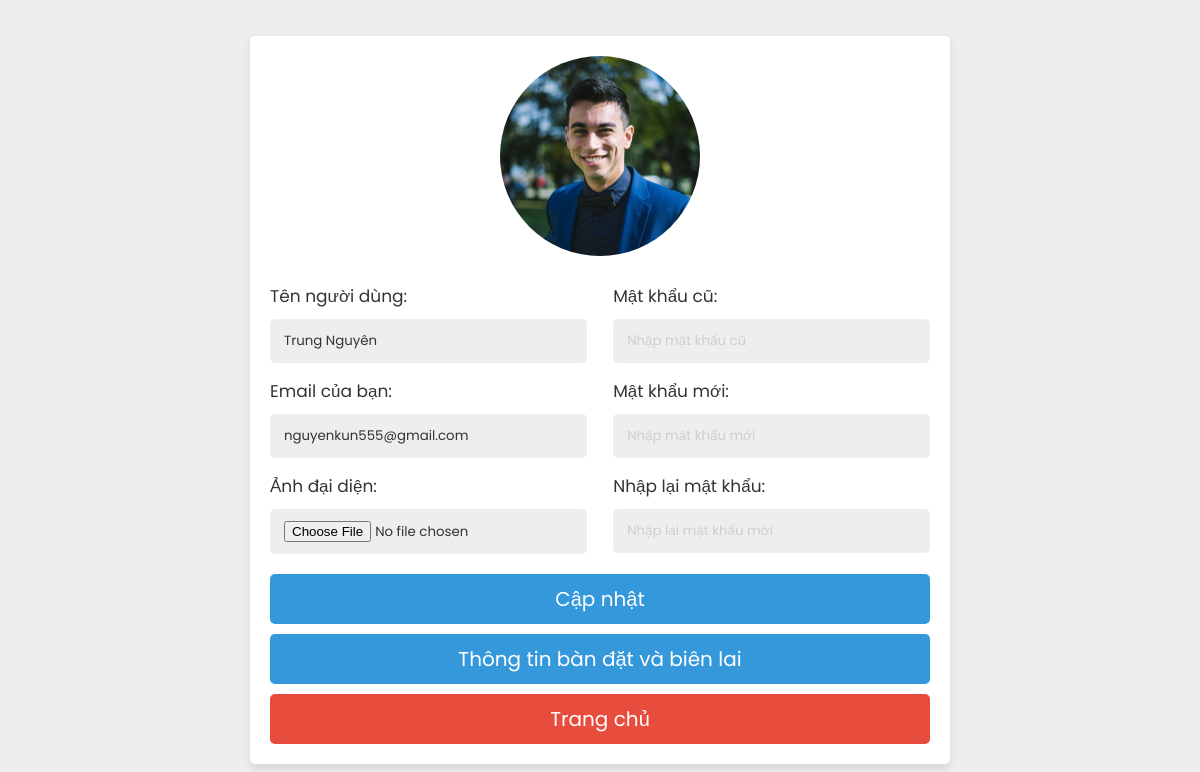
Page /update_user_admin/update_profile.php (signed in) on the committed database.
### tables this page shows
CREATE TABLE `user_form` (
  `id` int(100) NOT NULL,
  `name` varchar(100) NOT NULL,
  `email` varchar(100) NOT NULL,
  `password` varchar(100) NOT NULL,
  `image` varchar(100) NOT NULL
);

### update_user_admin/update_profile.php (the view, shortened to what this page needs)
<?php
include '../JDBC/config.php';
$user_id = $_SESSION['user_id'];
?>
<!DOCTYPE html>
<html lang="en">
<head>
    <link rel="stylesheet" href="../CSS/styleUser.css">
</head>
<body>
    <div class="update_profile">
        <?php
        $select = mysqli_query($conn, "SELECT * FROM `user_form` WHERE id = '$user_id'")
            or die('query failed');
        if (mysqli_num_rows($select) > 0) {
            $fetch = mysqli_fetch_assoc($select);
        }
        ?>
        <form action="" method="post" enctype="multipart/form-data">
            <?php
            if ($fetch['image'] == '') {
                echo '<img src="../assets/images/default-avatar.png">';
            } else {
                echo '<img src="../uploaded_img/' . $fetch['image'] . '">';
            }
            ?>
            <div class="flex">
                <div class="inputBox">
                    <span>Tên người dùng: </span>
                    <input type="text" name="update_name" value="<?php echo $fetch['name']; ?>" class="box">
                    <span>Email của bạn: </span>
                    <input type="email" name="update_email" value="<?php echo $fetch['email']; ?>" class="box">
                    <span>Ảnh đại diện: </span>
                    <input type="file" name="update_image" accept="image/jpg, image/jpeg, image/png" class="box">
                </div>
                <div class="inputBox">
                    <span>Mật khẩu cũ: </span>
                    <input type="password" name="update_pass" placeholder="Nhập mật khẩu cũ" class="box">
                    <span>Mật khẩu mới: </span>
                    <input type="password" name="new_pass" placeholder="Nhập mật khẩu mới" class="box">
                    <span>Nhập lại mật khẩu: </span>
                    <input type="password" name="confirm_pass" placeholder="Nhập lại mật khẩu mới" class="box">
                </div>
            </div>
            <input type="submit" value="Cập nhật" name="update_profile" class="btn">
            <a href="../dashboard/inforBookAndOrder.php" class="btn">Thông tin bàn đặt và biên lai</a>
            <a href="../dashboard/Trangchu.php" class="delete-btn">Trang chủ</a>
        </form>
    </div>
</body>
</html>

### CSS/styleUser.css (style rules this page uses)
:root { --blue:#3498db; --dark-blue:#2980b9; --red:#e74c3c; --dark-red:#c0392b; --black:#333; --white:#fff; --light-bg:#eee; --box-shadow:0 5px 10px rgba(0,0,0,.1); }
body { font-family: 'Poppins', sans-serif; text-rendering: optimizeLegibility !important; background: #f3f3f5; }
body, html { overflow-x: hidden; }
* { font-family: 'Poppins', sans-serif; margin:0; padding:0; box-sizing: border-box; outline: none; border: none; text-decoration: none; }
.btn, .delete-btn { width: 100%; border-radius: 5px; padding: 10px 30px; color: var(--white); display: block; text-align: center; cursor: pointer; font-size: 20px; margin-top: 10px; }
.btn { background-color: var(--blue); }
.delete-btn { background-color: var(--red); }
.update_profile { min-height: 100vh; background-color: var(--light-bg); display: flex; align-items: center; justify-content: center; padding:20px; }
.update_profile form { padding: 20px; background-color: var(--white); box-shadow: var(--box-shadow); text-align: center; width: 700px; border-radius: 5px; }
.update_profile form img { height: 200px; width: 200px; border-radius: 50%; object-fit: cover; margin-bottom: 5px; }
.update_profile form .flex { display: flex; flex-wrap: wrap; justify-content: space-between; margin-bottom: 20px; gap: 20px; }
.update_profile form .flex .inputBox { width: 48%; }
.update_profile form .flex .inputBox span { text-align: left; display: block; margin-top: 15px; font-size: 17px; color: var(--black); }
.update_profile form .flex .inputBox .box { width: 100%; border-radius: 5px; background-color: var(--light-bg); padding: 12px 14px; margin-top: 10px; color: var(--black); }
::placeholder { color: rgb(207, 206, 206); }

### rows in the picture
user_form: image (picture), update_name "Trung Nguyên", update_email "nguyenkun555@gmail.com"
